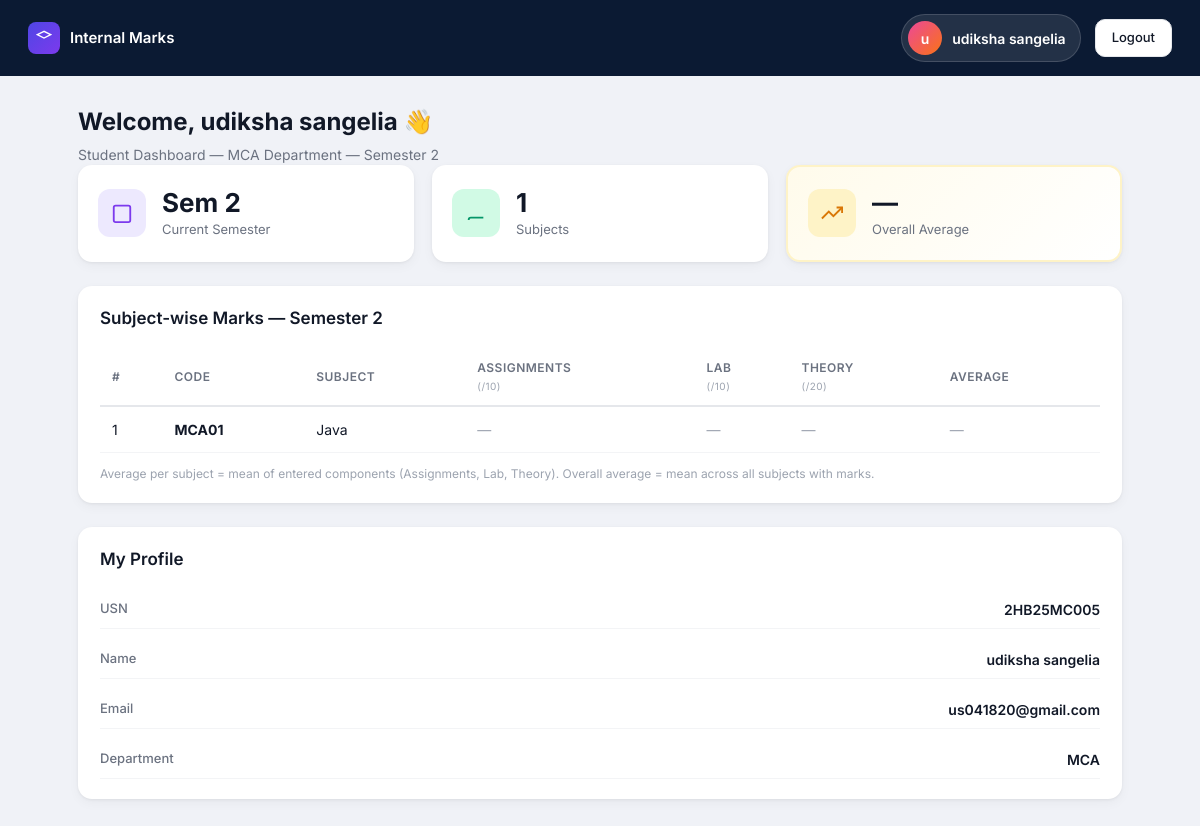
The page /student/dashboard (signed in) on the database as committed earlier.
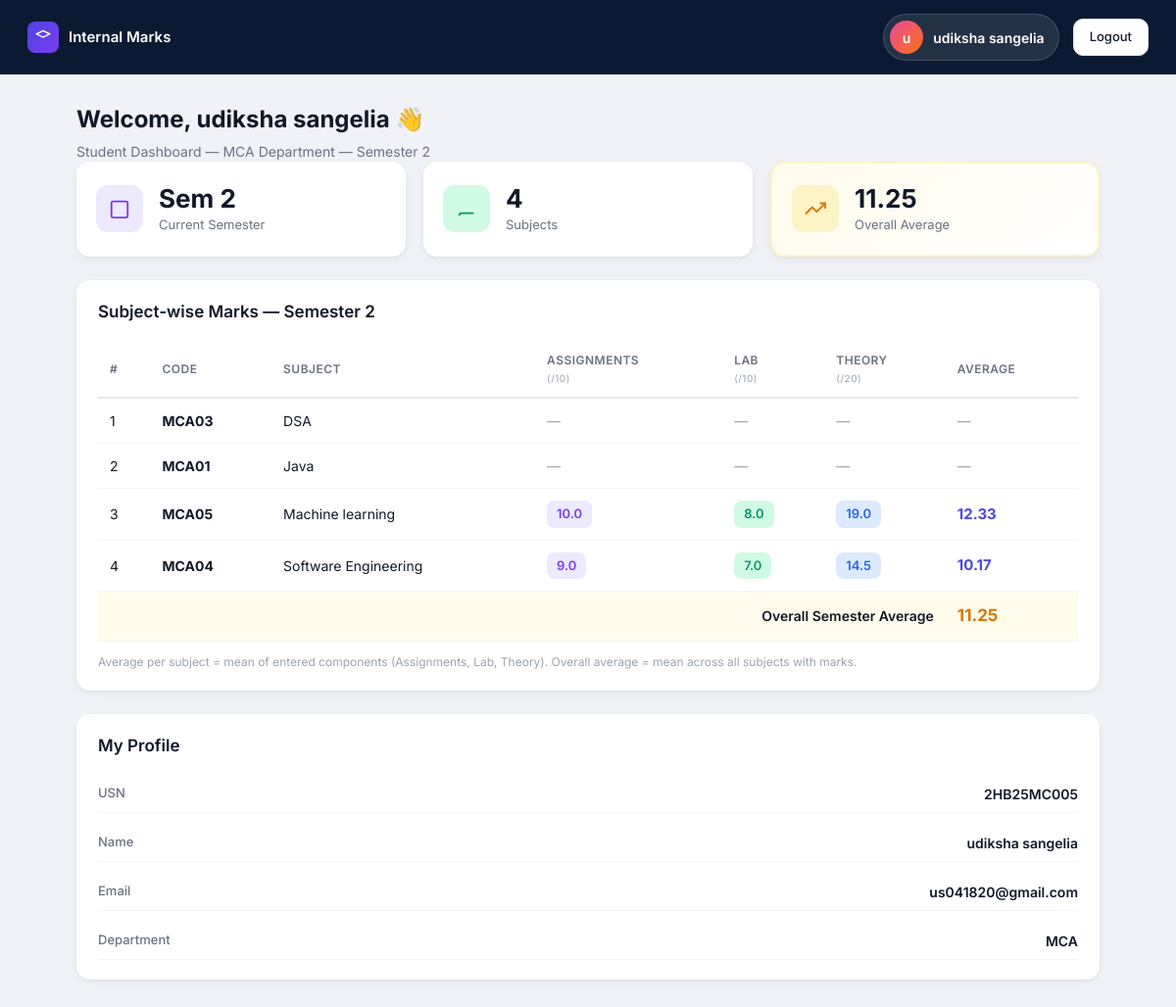
The same page on the database as committed later.
### tables this page shows
CREATE TABLE students (
            id INTEGER PRIMARY KEY AUTOINCREMENT,
            usn TEXT UNIQUE NOT NULL,
            name TEXT NOT NULL,
            email TEXT NOT NULL,
            semester INTEGER NOT NULL DEFAULT 1,
            department TEXT NOT NULL DEFAULT 'MCA',
            password TEXT NOT NULL,
            created_at TEXT NOT NULL
        );

CREATE TABLE subjects (
            id INTEGER PRIMARY KEY AUTOINCREMENT,
            code TEXT UNIQUE NOT NULL,
            name TEXT NOT NULL,
            semester INTEGER NOT NULL DEFAULT 1,
            department TEXT NOT NULL DEFAULT 'MCA',
            created_at TEXT NOT NULL
        );

CREATE TABLE marks (
            id INTEGER PRIMARY KEY AUTOINCREMENT,
            student_id INTEGER NOT NULL,
            subject_id INTEGER NOT NULL,
            marks REAL,
            updated_at TEXT NOT NULL, assignment_marks REAL, lab_marks REAL,
            UNIQUE(student_id, subject_id),
            FOREIGN KEY (student_id) REFERENCES students(id) ON DELETE CASCADE,
            FOREIGN KEY (subject_id) REFERENCES subjects(id) ON DELETE CASCADE
        );

### app.py (the view)
@app.route("/student/dashboard")
@student_required
def student_dashboard():
    student = db.get_student_by_id(session["user_id"])
    subject_marks, overall_average = db.get_student_semester_marks(
        student["id"], student["semester"]
    )
    return render_template(
        "student_dashboard.html",
        student=student,
        subject_marks=subject_marks,
        overall_average=overall_average,
    )

### app.py (called while the page is built)
def student_required(f):
    @wraps(f)
    def decorated(*args, **kwargs):
        if not session.get("logged_in") or session.get("role") != "student":
            return redirect(url_for("student_login"))
        return f(*args, **kwargs)
    return decorated

### database.py (called while the page is built)
def compute_subject_average(assignment_marks, lab_marks, theory_marks):
    values = [v for v in (assignment_marks, lab_marks, theory_marks) if v is not None]
    if not values:
        return None
    return round(sum(values) / len(values), 2)

def get_student_by_id(student_id):
    stmt = select(students).where(students.c.id == student_id)
    with engine.connect() as conn:
        row = conn.execute(stmt).mappings().first()
    return dict(row) if row else None

### templates/student_dashboard.html (shortened to what this page needs)
{% extends "base.html" %}
{% block body %}
<div class="user-layout">
    <header class="user-topbar">
        <div class="user-brand">
            <div class="brand-icon small">
                <svg viewBox="0 0 24 24" fill="none" stroke="currentColor" stroke-width="2"><path d="M12 2L2 7l10 5 10-5-10-5z"/></svg>
            </div>
            <span>Internal Marks</span>
        </div>
        <div class="user-topbar-right">
            <div class="profile-chip">
                <div class="profile-avatar">{{ student.name[0] }}</div>
                <span class="profile-name">{{ student.name }}</span>
            </div>
            <a href="{{ url_for('student_logout') }}" class="btn-outline-sm">Logout</a>
        </div>
    </header>
    <main class="user-main">
        <h1>Welcome, {{ student.name }} 👋</h1>
        <p class="page-subtitle">Student Dashboard — MCA Department — Semester {{ student.semester }}</p>
        <section class="stats-row three-col">
            <div class="stat-card">
                <div class="stat-icon purple">
                    <svg viewBox="0 0 24 24" fill="none" stroke="currentColor" stroke-width="2"><rect x="3" y="4" width="18" height="18" rx="2"/></svg>
                </div>
                <div class="stat-info">
                    <span class="stat-value">Sem {{ student.semester }}</span>
                    <span class="stat-label">Current Semester</span>
                </div>
            </div>
            <div class="stat-card">
                <div class="stat-icon green">
                    <svg viewBox="0 0 24 24" fill="none" stroke="currentColor" stroke-width="2"><path d="M4 19.5A2.5 2.5 0 0 1 6.5 17H20"/></svg>
                </div>
                <div class="stat-info">
                    <span class="stat-value">{{ subject_marks|length }}</span>
                    <span class="stat-label">Subjects</span>
                </div>
            </div>
            <div class="stat-card highlight-card">
                <div class="stat-icon yellow">
                    <svg viewBox="0 0 24 24" fill="none" stroke="currentColor" stroke-width="2"><polyline points="23 6 13.5 15.5 8.5 10.5 1 18"/><polyline points="17 6 23 6 23 12"/></svg>
                </div>
                <div class="stat-info">
                    <span class="stat-value">{{ overall_average if overall_average is not none else '—' }}</span>
                    <span class="stat-label">Overall Average</span>
                </div>
            </div>
        </section>
        <section class="panel">
            <div class="panel-header">
                <h2>Subject-wise Marks — Semester {{ student.semester }}</h2>
            </div>
            {% if subject_marks %}
            <div class="table-wrap">
                <table class="data-table marks-table">
                    <thead>
                        <tr>
                            <th>#</th>
                            <th>Code</th>
                            <th>Subject</th>
                            <th>Assignments<br><small>(/10)</small></th>
                            <th>Lab<br><small>(/10)</small></th>
                            <th>Theory<br><small>(/20)</small></th>
                            <th>Average</th>
                        </tr>
                    </thead>
                    <tbody>
                        {% for sub in subject_marks %}
                        <tr>
                            <td>{{ loop.index }}</td>
                            <td><strong>{{ sub.code }}</strong></td>
                            <td>{{ sub.name }}</td>
                            <td>
                                {% if sub.assignment_marks is not none %}
                                <span class="mark-badge assignment">{{ sub.assignment_marks }}</span>
                                {% else %}
                                <span class="mark-pending">—</span>
                                {% endif %}
                            </td>
                            <td>
                                {% if sub.lab_marks is not none %}
                                <span class="mark-badge lab">{{ sub.lab_marks }}</span>
                                {% else %}
                                <span class="mark-pending">—</span>
                                {% endif %}
                            </td>
                            <td>
                                {% if sub.theory_marks is not none %}
                                <span class="mark-badge theory">{{ sub.theory_marks }}</span>
                                {% else %}
                                <span class="mark-pending">—</span>
                                {% endif %}
                            </td>
                            <td>
                                {% if sub.average is not none %}
                                <strong class="avg-value">{{ sub.average }}</strong>
                                {% else %}
                                <span class="mark-pending">—</span>
                                {% endif %}
                            </td>
                        </tr>
                        {% endfor %}
                    </tbody>
                    {% if overall_average is not none %}
                    <tfoot>
                        <tr class="overall-row">
                            <td colspan="6" class="overall-label">Overall Semester Average</td>
                            <td><strong class="avg-value overall">{{ overall_average }}</strong></td>
                        </tr>
                    </tfoot>
                    {% endif %}
                </table>
            </div>
            <p class="marks-note">Average per subject = mean of entered components (Assignments, Lab, Theory). Overall average = mean across all subjects with marks.</p>
            {% else %}
            <p class="empty-text">No subjects found for Semester {{ student.semester }} yet.</p>
            {% endif %}
        </section>
        <section class="panel">
            <div class="panel-header"><h2>My Profile</h2></div>
            <div class="profile-details">
                <div class="detail-row">
                    <span class="detail-label">USN</span>
                    <span class="detail-value">{{ student.usn }}</span>
                </div>
                <div class="detail-row">
                    <span class="detail-label">Name</span>
                    <span class="detail-value">{{ student.name }}</span>
                </div>
                <div class="detail-row">
                    <span class="detail-label">Email</span>
                    <span class="detail-value">{{ student.email }}</span>
                </div>
                <div class="detail-row">
                    <span class="detail-label">Department</span>
                    <span class="detail-value">{{ student.department }}</span>
                </div>
            </div>
        </section>
    </main>
</div>
{% endblock %}

### templates/base.html (shortened to what this page needs)
<!DOCTYPE html>
<html lang="en">
<head>
    <link rel="stylesheet" href="{{ url_for('static', filename='css/style.css') }}">
</head>
<body>
    {% block body %}{% endblock %}
</body>
</html>

Rows that differ between the two databases and show on the page:
added subjects: code "MCA03", name "DSA"
added marks: code "MCA05", name "Machine learning", assignment_marks "10.0", lab_marks "8.0", theory_marks "19.0", average "12.33"
added marks: code "MCA04", name "Software Engineering", assignment_marks "9.0", lab_marks "7.0", theory_marks "14.5", average "10.17"
Other text that changed with them:
{{ subject_marks|length }}: "1" → "4"
{{ overall_average if overall_average is not none else '—' }}: "—" → "11.25"
{{ overall_average }}: (not shown) → "11.25"
text now shown: "Overall Semester Average"
